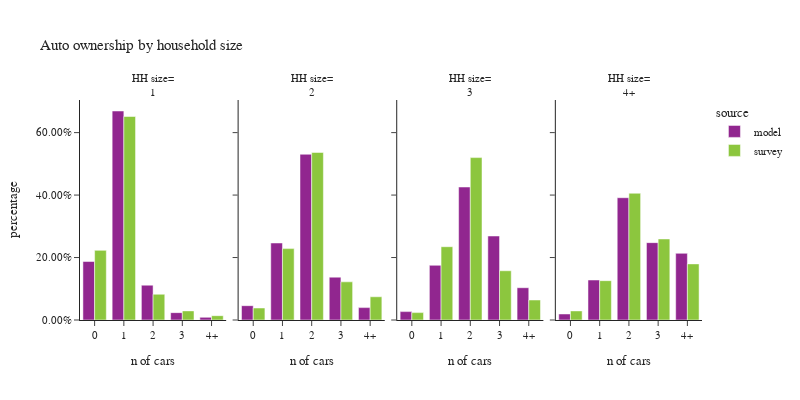

The notebook cell this image was saved under:
### Code cell
plot_auto(hh,'hhsize_simple','household size', 'HH size')

### Figure 1 — Plotly figure (JSON) as saved in the notebook; plotly's stock layout.template omitted (floating-point values rounded to 4 significant figures)
{"data": [{"alignmentgroup": "True", "customdata": [[90394], [323035], [53815], [11372], [4118]], "hovertemplate": "source=model<br>hhsize_simple=1<br>auto_ownership_simple=%{x}<br>percentage=%{y}<br>sample count=%{customdata[0]}<extra></extra>", "legendgroup": "model", "marker": {"color": "#91268F", "pattern": {"shape": ""}}, "name": "model", "offsetgroup": "model", "orientation": "v", "showlegend": true, "textposition": "auto", "type": "bar", "x": ["0", "1", "2", "3", "4+"], "xaxis": "x", "y": [0.1873, 0.6692, 0.1115, 0.02356, 0.008531], "yaxis": "y"}, {"alignmentgroup": "True", "customdata": [[26723], [143712], [309294], [79969], [23129]], "hovertemplate": "source=model<br>hhsize_simple=2<br>auto_ownership_simple=%{x}<br>percentage=%{y}<br>sample count=%{customdata[0]}<extra></extra>", "legendgroup": "model", "marker": {"color": "#91268F", "pattern": {"shape": ""}}, "name": "model", "offsetgroup": "model", "orientation": "v", "showlegend": false, "textposition": "auto", "type": "bar", "x": ["0", "1", "2", "3", "4+"], "xaxis": "x2", "y": [0.04585, 0.2466, 0.5307, 0.1372, 0.03968], "yaxis": "y2"}, {"alignmentgroup": "True", "customdata": [[7318], [47730], [116013], [73287], [28156]], "hovertemplate": "source=model<br>hhsize_simple=3<br>auto_ownership_simple=%{x}<br>percentage=%{y}<br>sample count=%{customdata[0]}<extra></extra>", "legendgroup": "model", "marker": {"color": "#91268F", "pattern": {"shape": ""}}, "name": "model", "offsetgroup": "model", "orientation": "v", "showlegend": false, "textposition": "auto", "type": "bar", "x": ["0", "1", "2", "3", "4+"], "xaxis": "x3", "y": [0.02685, 0.1752, 0.4257, 0.2689, 0.1033], "yaxis": "y3"}, {"alignmentgroup": "True", "customdata": [[7684], [50966], [155851], [98600], [84963]], "hovertemplate": "source=model<br>hhsize_simple=4+<br>auto_ownership_simple=%{x}<br>percentage=%{y}<br>sample count=%{customdata[0]}<extra></extra>", "legendgroup": "model", "marker": {"color": "#91268F", "pattern": {"shape": ""}}, "name": "model", "offsetgroup": "model", "orientation": "v", "showlegend": false, "textposition": "auto", "type": "bar", "x": ["0", "1", "2", "3", "4+"], "xaxis": "x4", "y": [0.0193, 0.128, 0.3915, 0.2477, 0.2134], "yaxis": "y4"}, {"alignmentgroup": "True", "customdata": [[490], [912], [110], [22], [13]], "hovertemplate": "source=survey<br>hhsize_simple=1<br>auto_ownership_simple=%{x}<br>percentage=%{y}<br>sample count=%{customdata[0]}<extra></extra>", "legendgroup": "survey", "marker": {"color": "#8CC63E", "pattern": {"shape": ""}}, "name": "survey", "offsetgroup": "survey", "orientation": "v", "showlegend": true, "textposition": "auto", "type": "bar", "x": ["0", "1", "2", "3", "4+"], "xaxis": "x", "y": [0.2229, 0.6516, 0.08246, 0.0292, 0.01382], "yaxis": "y"}, {"alignmentgroup": "True", "customdata": [[111], [515], [598], [128], [52]], "hovertemplate": "source=survey<br>hhsize_simple=2<br>auto_ownership_simple=%{x}<br>percentage=%{y}<br>sample count=%{customdata[0]}<extra></extra>", "legendgroup": "survey", "marker": {"color": "#8CC63E", "pattern": {"shape": ""}}, "name": "survey", "offsetgroup": "survey", "orientation": "v", "showlegend": false, "textposition": "auto", "type": "bar", "x": ["0", "1", "2", "3", "4+"], "xaxis": "x2", "y": [0.0384, 0.2286, 0.5364, 0.1222, 0.07438], "yaxis": "y2"}, {"alignmentgroup": "True", "customdata": [[11], [120], [175], [62], [22]], "hovertemplate": "source=survey<br>hhsize_simple=3<br>auto_ownership_simple=%{x}<br>percentage=%{y}<br>sample count=%{customdata[0]}<extra></extra>", "legendgroup": "survey", "marker": {"color": "#8CC63E", "pattern": {"shape": ""}}, "name": "survey", "offsetgroup": "survey", "orientation": "v", "showlegend": false, "textposition": "auto", "type": "bar", "x": ["0", "1", "2", "3", "4+"], "xaxis": "x3", "y": [0.02365, 0.2346, 0.52, 0.1577, 0.06403], "yaxis": "y3"}, {"alignmentgroup": "True", "customdata": [[11], [94], [203], [71], [44]], "hovertemplate": "source=survey<br>hhsize_simple=4+<br>auto_ownership_simple=%{x}<br>percentage=%{y}<br>sample count=%{customdata[0]}<extra></extra>", "legendgroup": "survey", "marker": {"color": "#8CC63E", "pattern": {"shape": ""}}, "name": "survey", "offsetgroup": "survey", "orientation": "v", "showlegend": false, "textposition": "auto", "type": "bar", "x": ["0", "1", "2", "3", "4+"], "xaxis": "x4", "y": [0.02906, 0.126, 0.4058, 0.2595, 0.1797], "yaxis": "y4"}], "layout": {"annotations": [{"font": {}, "showarrow": false, "text": "HH size=<br>1", "x": 0.1175, "xanchor": "center", "xref": "paper", "y": 1.0, "yanchor": "bottom", "yref": "paper"}, {"font": {}, "showarrow": false, "text": "HH size=<br>2", "x": 0.3725, "xanchor": "center", "xref": "paper", "y": 1.0, "yanchor": "bottom", "yref": "paper"}, {"font": {}, "showarrow": false, "text": "HH size=<br>3", "x": 0.6275, "xanchor": "center", "xref": "paper", "y": 1.0, "yanchor": "bottom", "yref": "paper"}, {"font": {}, "showarrow": false, "text": "HH size=<br>4+", "x": 0.8825, "xanchor": "center", "xref": "paper", "y": 1.0, "yanchor": "bottom", "yref": "paper"}], "barmode": "group", "font": {"size": 11}, "height": 400, "legend": {"title": {"text": "source"}, "tracegroupgap": 0}, "title": {"text": "Auto ownership by household size"}, "width": 800, "xaxis": {"anchor": "y", "domain": [0.0, 0.235], "title": {"text": "n of cars"}}, "xaxis2": {"anchor": "y2", "domain": [0.255, 0.49], "matches": "x", "title": {"text": "n of cars"}}, "xaxis3": {"anchor": "y3", "domain": [0.51, 0.745], "matches": "x", "title": {"text": "n of cars"}}, "xaxis4": {"anchor": "y4", "domain": [0.765, 1.0], "matches": "x", "title": {"text": "n of cars"}}, "yaxis": {"anchor": "x", "domain": [0.0, 1.0], "tickformat": ".2%", "title": {"text": "percentage"}}, "yaxis2": {"anchor": "x2", "domain": [0.0, 1.0], "matches": "y", "showticklabels": false, "tickformat": ".2%"}, "yaxis3": {"anchor": "x3", "domain": [0.0, 1.0], "matches": "y", "showticklabels": false, "tickformat": ".2%"}, "yaxis4": {"anchor": "x4", "domain": [0.0, 1.0], "matches": "y", "showticklabels": false, "tickformat": ".2%"}}}
